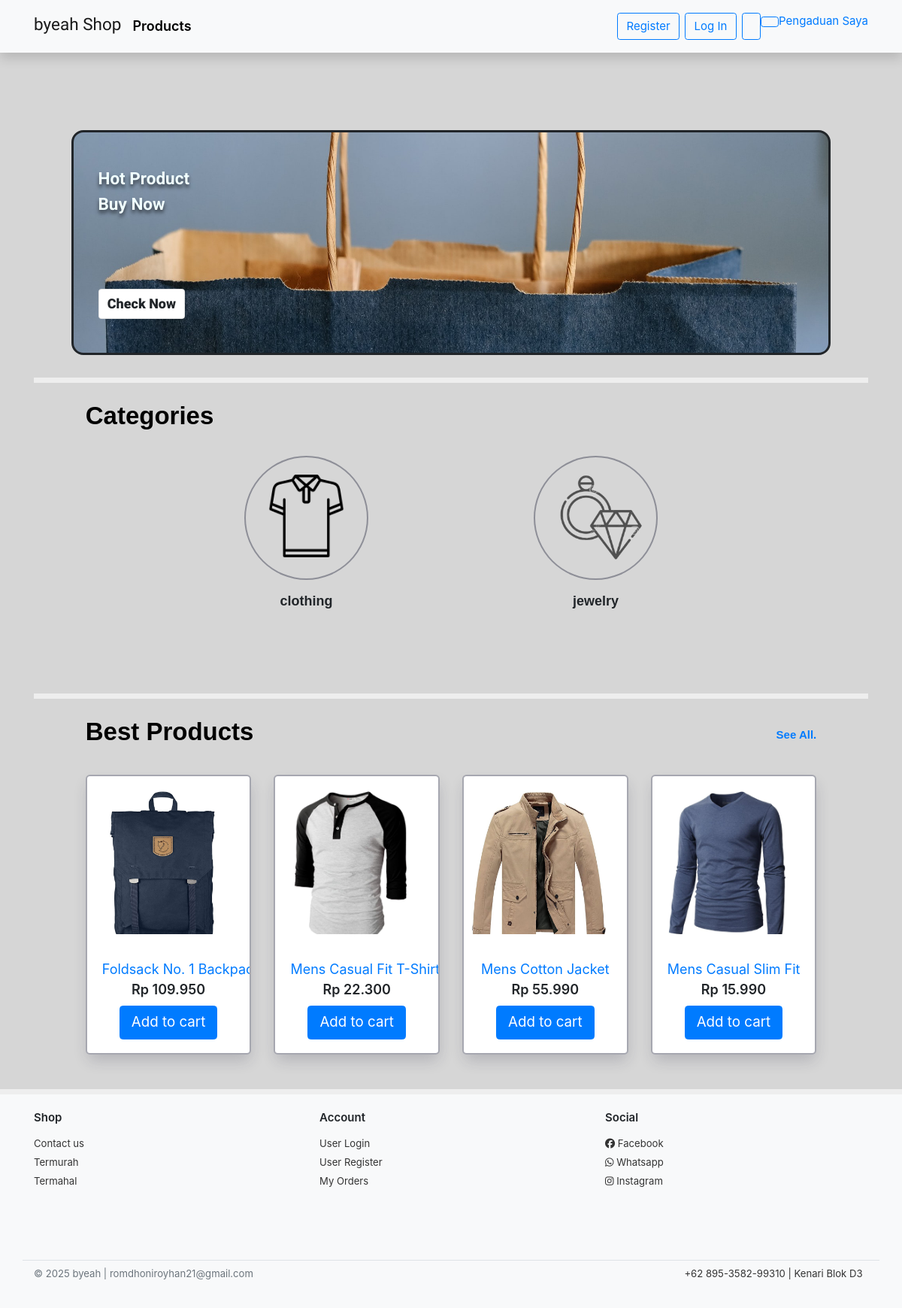
The page / on the database its author committed.
### home/models.py (models this page shows, shortened)
class Category(models.Model):
    name = models.CharField(max_length=255, unique=True)
    logo_category = models.ImageField(null=True, blank=True, upload_to='logo/')
    slug = models.SlugField(null=True, blank=True)
    class Meta:
        verbose_name_plural = 'Categories'
    @property
    def imageURL(self):
        try:
            return self.logo_category.url
        except:
            return ''

class Product(models.Model):
    category = models.ForeignKey(Category, related_name='products', on_delete=models.CASCADE)
    name = models.CharField(max_length=255, unique=True)
    old_price = models.DecimalField(blank=True, null=True, max_digits=8, decimal_places=3)
    price = models.DecimalField(max_digits=8, decimal_places=3)
    description = models.TextField()
    upload_time = models.DateField(auto_now_add=True)
    stock = models.IntegerField(default=1)
    slug = models.SlugField(blank=True)
    @property
    def imageThumbnail(self):
        image = ProductImage.objects.filter(product=self).first()
        return image.imageURL if image else '/static/empty.png'

class ProductImage(models.Model):
    product = models.ForeignKey(Product, on_delete=models.CASCADE)
    image = models.ImageField(null=True, blank=False, upload_to='images/')
    def __str__(self):
        return self.product.name
    @property
    def imageURL(self):
        try:
            return self.image.url
        except:
            return '/static/empty.png'

### home/views.py (the view)
# urls.py: path('', HomeView.as_view(template_name='home/indexhome.html', paginate_by=4), name='index'),
class HomeView(ListView):
    models = Product
    category = Category.objects.all()
    queryset = models.objects.all()
    extra_context = {
        'categories' : category
    }
    def get_queryset(self):
        request = self.request.GET
        if len(request) != 0:
            if next(iter(request)) == 'category':
                self.queryset = Product.objects.filter(category_id=self.request.GET['category'])
        return super().get_queryset()
    def get_ordering(self):
        request = self.request.GET
        if len(request) != 0:
            for i in request:
                if i == 'more-filter':
                    ordering = [request["more-filter"]]
                    return ordering
    def get_context_data(self,*args,**kwargs):
        request = self.request
        context = super().get_context_data()
        self.kwargs.update(self.extra_context)
        kwargs = self.kwargs
        for product in context["product_list"]:
            product_images = ProductImage.objects.filter(product=product.pk)
            print(product_images)
        if len(request.GET) != 0:
            if next(iter(request.GET)) == 'category-id':
                context['active'] = Category.objects.get(id=request.GET['category-id'])
        context.update(cartData(self.request))
        if context['items'] != "0":
            context.update(mergeFunction(request,context['items']))
        return context

### home/utils.py (called while the page is built)
def cartData(request):
    if request.user.is_authenticated:
        customer = request.user
        try:
            order,created = Order.objects.get_or_create(user=customer, complete=False)
            print(order)
            items = order.orderitem_set.all()
        except:
            order = Order.objects.filter(user=customer, complete=False)
            print(order)
            items = []
    else:
        items = []
        order = {'get_cart_items':'0','get_cart_totals':'0'}
        items = order['get_cart_totals']
    return {'items':items, 'order':order}

### templates/home/indexhome.html
{% extends "base.html" %}
{% load static %}
{% block style %}
<link rel="stylesheet" href="{% static 'style2.css' %}">
{% endblock style %}
{% block content %}
        <div class="under-nav">
            <div class="jumbotron jumbotron-edit">
                <div class="flex-items flex-1">
                    <p class="jumbotron-text">
                        Hot Product<br>Buy Now
                    </p>
                    <a class="btn btn-light btn-jumbo" href="{% url 'homey:product' %}" role="button">Check Now</a>
                </div>
            </div>
        </div>
        <div class="section-content h-275">
            <div class="container-content">
                <div class="d-flex flex-column w-100 top-section">
					<div class="d-flex justify-content-between align-items-center w-100 font-rubik-bold">
						<p class="link-href section-title purple-shadow">Categories</p>
					</div>
				</div>
                <div class="d-flex flex-container mb-4 mt-3">
                    {% for category in categories %}
                        <div class="flex-items-2">
                            <a href="{% url 'homey:product' %}?category={{category.id}}"><div class="circle circle-satu" style="background-image:url({{category.imageURL}})"></div></a>
                            <p class="text-center font-rubik-bold purple-shadow">{{category.name}}</p>
                        </div>
                    {% endfor %}
	            </div>
            </div>
        </div>
        <div class="section-content">
            <div class="container-content">
                <div class="d-flex flex-column w-100 top-section">
                    <div class="d-flex justify-content-between align-items-center w-100 font-rubik-bold">
                        <p class="link-href section-title purple-shadow">Best Products</p>
                        <a href="#" class="text-decoration-none">
                            <span>See All.</span>
                        </a>
                    </div>
                    <div class="row justify-content-center mt-3">
						{% for product in product_list %}
							<div class="col-md-3 col-sm-6 kartu-produk">
								<figure class="card card-product-grid mb-3">
									<div class="img-wrap img-product"> <a href="{% url 'homey:detail' product.slug %}"><img src="{{product.imageThumbnail}}" class='img-product d-flex mx-auto'> </a></div>
									<figcaption class="info-wrap text-center">
										<a href="{% url 'homey:detail' product.slug %}" class="title-product text-decoration-none text-truncate">{{product.name}}</a>
										<p class="price-product price mb-2">Rp {{product.price}} </p>
										<a href="" data-action='add' data-product='{{product.id}}' class="btn btn-primary btn-lg update-cart"> Add to cart </a>
									</figcaption>
								</figure>
							</div>
						{% endfor %}
					</div>
                </div>
            </div>
        </div>
{% endblock content %}

### static/ui.css (style rules this page uses)
html { font-family: "Inter", sans-serif; font-size: 15px; }
.img-wrap { text-align: center; display: block; }
.img-wrap img { max-width: 100%; }
figure { margin-bottom: 0; }
.section-title { color: #212529; }
p:last-child { margin-bottom: 0; }
.btn-light { background-color: #fff; border-color: #e4e4e4; }
[class*=card-product] p { margin-bottom: 0; }
[class*=card-product] .img-wrap { overflow: hidden; position: relative; }
[class*=card-product] .img-wrap img { height: 100%; max-width: 100%; width: auto; display: inline-block; -o-object-fit: cover; object-fit: cover; }
.card-product-grid { margin-bottom: 20px; }
.card-product-grid .img-wrap { border-radius: 0.2rem 0.2rem 0 0; height: 220px; }
.card-product-grid .info-wrap { overflow: hidden; padding: 18px 20px; }
.card .img-wrap { overflow: hidden; }
.price { font-weight: 600; color: #212529; }

### static/style.css (style rules this page uses)
body { background-color: rgba(168, 166, 166,.35); }
.under-nav { margin-top: 83px!important; }
img { border-image-slice: all; }
.card { position: relative; display: flex; flex-direction: column; min-width: 0; word-wrap: break-word; background-color: #fff; background-clip: border-box; border: 2px solid rgba(0, 0, 0, 0.1); border-radius: 0.37rem; }
.section-content { margin-top: 20px!important; border-top: 7px solid #eee; }
.link-href { position: relative; display: inline-block; padding: 0.5rem 0 0.2rem; color: rgb(58, 36, 200); font-family: 'Roboto', sans-serif; transition: all 500ms ease-in-out; }
.link-href::after { position: absolute; content: ""; width: 100%; height: 2px; top: 100%; left: 0; background: var(--pink); transition: transform 0.5s; transform: scaleX(0); transform-origin: right; }
.card-product-grid .img-wrap { border-radius: 0.2rem 0.2rem 0 0; height: 220px; }
.img-wrap { text-align: center; display: block; }
[class*=card-product] .img-wrap img { height: 100%; max-width: 100%; width: auto; display: inline-block; object-fit: cover; }
*, *::before, *::after { box-sizing: border-box; }
.card-product-grid { border: 2px solid rgba(34, 35, 59, 0.4); box-shadow: 1px 10px 20px -3px rgba(34, 35, 59, 0.2); }
.card-product-grid .info-wrap { overflow: hidden; padding: 18px 20px; }
.img-product { margin-top:10px; max-width: 200px; max-height: 200px; }

### static/style2.css (style rules this page uses)
* { padding: 0; margin: 0; }
body { background: #D6D6D6; }
.btn-jumbo { margin-top: 80px; font-weight: bolder; font-size: 18px; }
.jumbotron { padding: 3rem 1.5rem; }
.section-content { border-top: 7px solid #eee; }
.container-content { margin-left: 50px; margin-right: 50px; }
.text-center { margin-top: 1rem; font-size: 1.2rem; }
.font-rubik-bold { font-family: 'Rubik', sans-serif!important; font-weight: bolder!important; }
.section-title { font-size: 33px; }
.text-decoration-none { text-decoration: none!important; }
.top-section { padding: .75rem 1.25rem; }
.under-nav { margin-left: 50px; margin-right: 50px; }
.jumbotron-edit { width: 100%; display: flex; justify-content: space-between; align-items: center; flex-direction: row; margin-top: 15px; border-radius: 16px; background-image:url('jumbotron.jpg'); border-style: solid; border-width: 3px; background-repeat: no-repeat; min-height: 190px; background-size: 100%; background-position: top; }
.jumbotron-text { min-width: 250px; font-size: 1.5rem; text-shadow: 0px 4px 5px rgba(0,0,0,0.6); }
.flex-container { max-width: 2440px; margin: 0 10px; justify-content:space-evenly; flex-wrap: wrap; align-items: center; }
.flex-1 { margin-left: 10px; font-family: 'Roboto',sans-serif; font-weight: bold; color: azure; }
.h-275 { height: 400px; }
.circle { margin: auto!important; width: 11rem; height: 11rem; min-width: 63px; border-radius: 50%; background-image: url(iconsatu.png); border: 2px rgba(34, 35, 59, 0.4) solid; background-size: cover; background-position: center; transition: .35s; }
.link-href { position: relative; display: inline-block; padding: 0.5rem 0 0.2rem; color: rgb(0, 0, 0); font-family: 'Rubik', sans-serif; transition: all 500ms ease-in-out; }
.link-href::after { position: absolute; content: ""; width: 100%; height: 5px; top: 100%; left: 0; background: #7176; transition: transform 0.5s; transform: scaleX(0); transform-origin: right; }

### templates/base.html (style rules this page uses)
body { display: flex; flex-direction: column; min-height: 100vh; }

### rows shown on the page
Category: imageURL (picture), name "clothing"
Category: imageURL (picture), name "jewelry"
Product: imageThumbnail (picture), name "Foldsack No. 1…", price "109.950"
Product: imageThumbnail (picture), name "Mens Casual Fit…", price "22.300"
Product: imageThumbnail (picture), name "Mens Cotton Jacket", price "55.990"
Product: imageThumbnail (picture), name "Mens Casual Slim Fit", price "15.990"
